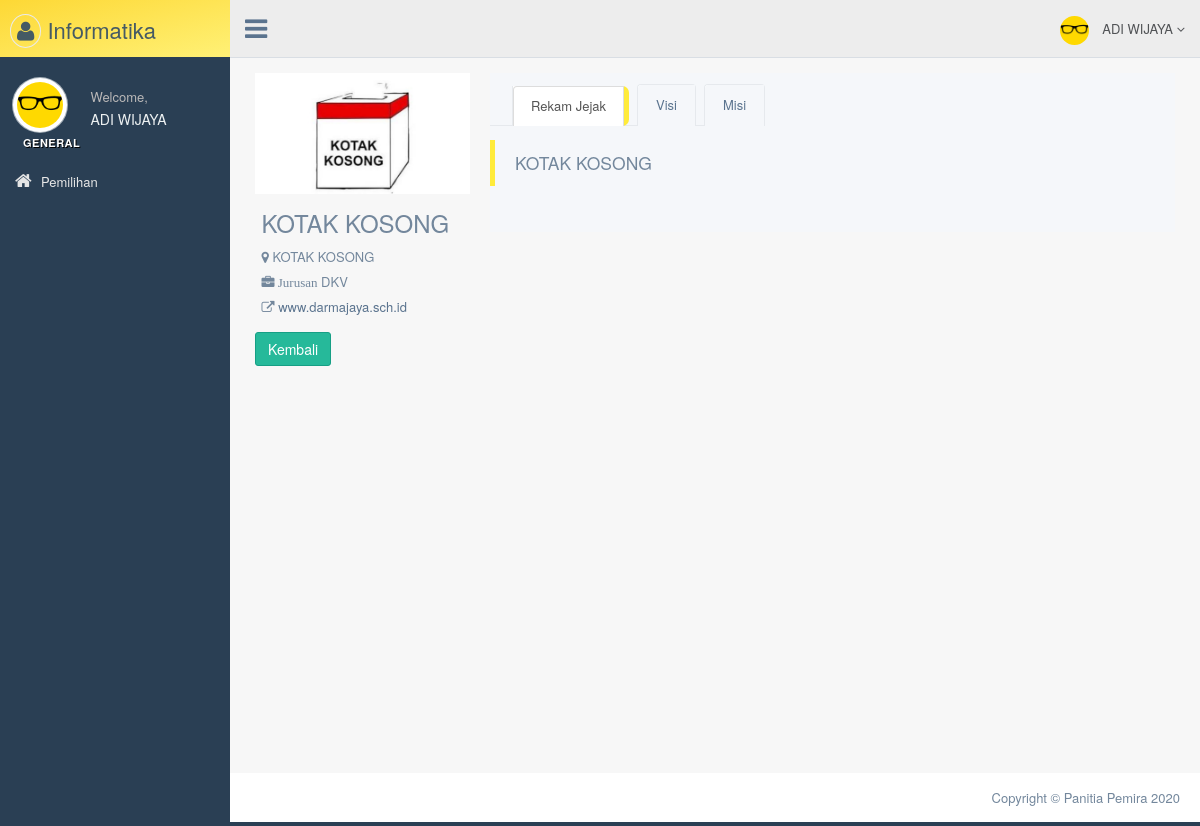
The app's page /user/index.php?page=profile_hima&no=2 (signed in) with its own data.
### tables this page shows
CREATE TABLE IF NOT EXISTS `user` (
  `id` int(11) NOT NULL,
  `NPM` int(16) NOT NULL,
  `sandi` varchar(20) NOT NULL,
  `nama` varchar(20) NOT NULL,
  `jurusan` enum('IF') NOT NULL
);

CREATE TABLE IF NOT EXISTS `ca_hima` (
  `id` int(20) NOT NULL,
  `jurusan` enum('TI','SE','SI','IF','DKV') NOT NULL,
  `no` int(20) NOT NULL,
  `Alamat` longtext NOT NULL,
  `calon_hima` text NOT NULL,
  `visi` text NOT NULL,
  `misi` text NOT NULL,
  `pengalaman` longtext NOT NULL,
  `foto` text NOT NULL
);

### user/profile_hima.php (the view, shortened to what this page needs)
<?php
$no = $_GET['no'];
$sql = mysql_query("select * from ca_hima where no = '$no' ") or die (mysql_error());
$tmpl = mysql_fetch_array($sql);
?>
<div class="x_content">
                    <div class="col-md-3 col-sm-3 col-xs-12 profile_left">
                      <div class="profile_img">
                        <div id="crop-avatar">
                          <img class="img-responsive avatar-view" src="../admin/images/<?php echo $tmpl['foto']; ?>" alt="Avatar" title="Change the avatar">
                        </div>
                      </div>
                      <div style="display:block;border-radius:0.5em;padding:0.5em;">
                      <h3><?php echo $tmpl['calon_hima']; ?></h3>
                      <ul class="list-unstyled user_data">
                        <li><i class="fa fa-map-marker user-profile-icon"></i> <?php echo $tmpl['Alamat']; ?></li>
                        <li>
                          <i class="fa fa-briefcase user-profile-icon"> Jurusan</i> <?php echo $tmpl['jurusan']; ?></li>
                        <li class="m-top-xs">
                          <i class="fa fa-external-link user-profile-icon"></i>
                          <a href="http://www.darmajaya.sch.id/" target="_blank">www.darmajaya.sch.id</a>
                        </li>
                      </ul>
                      </div>
                      <a href="?page=hima&id=<?php echo $tmpl['id']; ?>" class="btn btn-success">Kembali</a>
                      <br />
                    </div>
                    <div class="col-md-9 col-sm-9 col-xs-12">
                      <div class="profile_title">
                      <div class="" role="tabpanel" data-example-id="togglable-tabs">
                        <ul id="myTab" class="nav nav-tabs bar_tabs" role="tablist">
                          <li role="presentation" class="active"><a href="#tab_content1" id="home-tab" role="tab" data-toggle="tab" aria-expanded="true">Rekam Jejak</a>
                          </li>
                          <li role="presentation" class=""><a href="#tab_content2" role="tab" id="profile-tab" data-toggle="tab" aria-expanded="false">Visi</a>
                          </li>
                          <li role="presentation" class=""><a href="#tab_content3" role="tab" id="profile-tab2" data-toggle="tab" aria-expanded="false">Misi</a>
                          </li>
                        </ul>
                        <div id="myTabContent" class="tab-content">
                          <div role="tabpanel" class="tab-pane fade active in" id="tab_content1" aria-labelledby="home-tab">
                                <div class="message_wrapper">
                                  <blockquote class="message" style="border-left: 5px solid #ffeb3b;"><?php echo $tmpl['pengalaman']; ?></blockquote>
                                  <br />
                                </div>
                          </div>
                        </div>
                      </div>
                    </div>
                  </div>
                </div>
              </div>
            </div>
          </div>
        </div>

### user/index.php (shortened to what this page needs)
<?php
  if( @$_SESSION['NPM']){
 ?>
<!DOCTYPE html>
<html lang="en">
  <head>
    <link href="../admin/vendors/bootstrap/dist/css/bootstrap.min.css" rel="stylesheet">
    <link href="../admin/vendors/font-awesome/css/font-awesome.min.css" rel="stylesheet">
    <link href="../admin/build/css/custom.min.css" rel="stylesheet">
    <link href="css/new.css" rel="stylesheet">
  </head>
  <body class="nav-md">
    <div class="container body">
      <div class="main_container">
        <div class="col-md-3 left_col">
          <div class="left_col scroll-view" style="">
            <div class="navbar nav_title" style="border: 0;background: linear-gradient(to right bottom, #fdd835, #fff176);">
              <a href="/pemira/user" class="site_title" style="color:#455a64 !important;"><i class="fa fa-user"></i> <span>Informatika</span></a>
            </div>
            <div class="clearfix"></div>
            <?php
              $sql = mysql_query("select * from user where NPM = '$_SESSION[NPM]'") or die(mysql_error());
              $tmp = mysql_fetch_array($sql);
            ?>
            <div class="profile">
              <div class="profile_pic">
                <img src="profile/user.jpg" alt="..." class="img-circle profile_img">
              </div>
              <div class="profile_info">
                <span>Welcome,</span> <h2><?php echo $tmp['nama']; ?></h2>
              </div>
            </div>
            <br />
            <div id="sidebar-menu" class="main_menu_side hidden-print main_menu">
              <div class="menu_section">
                <h3>General</h3>
                <ul class="nav side-menu">
                  <li><a href="../user"><i class="fa fa-home"></i>Pemilihan</a></li>
                </ul>
                </div>
            </div>
          </div>
        </div>
        <div class="top_nav">
          <div class="nav_menu">
            <nav>
              <div class="nav toggle">
                <a id="menu_toggle"><i class="fa fa-bars"></i></a>
              </div>
              <ul class="nav navbar-nav navbar-right">
                <li class="">
                  <a href="javascript:;" class="user-profile dropdown-toggle" data-toggle="dropdown" aria-expanded="false">
                    <img src="profile/user.jpg" alt="">
                    <?php echo $tmp['nama']; ?>
                    <span class=" fa fa-angle-down"></span>
                  </a>
                </li>
                  </ul>
            </nav>
          </div>
        </div>
        <div class="right_col" role="main">
            <div class="">
                <div class="row top_tiles">
                    <?php
                    $page = @$_GET['page'];
                    if($page == ""){
                    include"pilih_bem.php";
                    } else if($page =="profile"){
                    include"profile.php";
                    } elseif ($page =="profile_hima") {
                    include"profile_hima.php";
                    } elseif ($page =="hima") {
                      include"pilih_hima.php";
                    } elseif ($page =="use") {
                      include"use.php";
                    }
                    ?>
                </div>
        <footer>
          <div class="pull-right">
           Copyright © Panitia Pemira 2020
          </div>
          <div class="clearfix"></div>
        </footer>
  </body>
</html>
<?php
  } else {
    header("location: ../index.php");
  }
?>

### user/css/new.css (style rules this page uses)
ul#myTab li.active { border-right: 5px solid #ffeb3b !important; border-radius: 0 0.5em 0.5em 0; }

### records on screen
user: nama "ADI WIJAYA"
ca_hima: foto (picture), calon_hima "KOTAK KOSONG", Alamat "KOTAK KOSONG", jurusan "DKV", pengalaman "KOTAK KOSONG"
